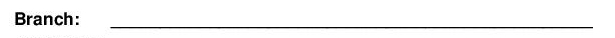
#> input picture Photos/Branch.jpg, 615 x 38 px; its folder holds only this picture in this run
$ python -i squares.py   (imports and definitions only)   (older library calls are emulated)
#> lines starting #> are read from the running program, lines starting #| are printed output that depends on the picture
#> further down, picture is the input picture: shape (38, 615, 3); min 0, max 255, mean 244.2
#!/usr/bin/env python

'''
Simple "Square Detector" program.
Loads several images sequentially and tries to find squares in each image.
'''

# Python 2/3 compatibility
import sys
PY3 = sys.version_info[0] == 3

if PY3:
    xrange = range

import numpy as np
import cv2


def angle_cos(p0, p1, p2):
    d1, d2 = (p0-p1).astype('float'), (p2-p1).astype('float')
    return abs( np.dot(d1, d2) / np.sqrt( np.dot(d1, d1)*np.dot(d2, d2) ) )

def find_squares(img):
    img = cv2.GaussianBlur(img, (5, 5), 0)
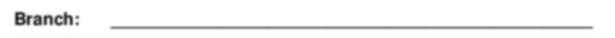
#> img: shape (38, 615, 3); min 34, max 255, mean 244.2
    squares = []
    for gray in cv2.split(img):
        for thrs in xrange(0, 255, 26):
            if thrs == 0:
                bin = cv2.Canny(gray, 0, 50, apertureSize=5)
                bin = cv2.dilate(bin, None)
            else:
                _retval, bin = cv2.threshold(gray, thrs, 255, cv2.THRESH_BINARY)
            bin, contours, _hierarchy = cv2.findContours(bin, cv2.RETR_LIST, cv2.CHAIN_APPROX_SIMPLE)
            for cnt in contours:
                cnt_len = cv2.arcLength(cnt, True)
                cnt = cv2.approxPolyDP(cnt, 0.02*cnt_len, True)
                if len(cnt) == 4 and cv2.contourArea(cnt) > 1000 and cv2.isContourConvex(cnt):
                    cnt = cnt.reshape(-1, 2)
                    max_cos = np.max([angle_cos( cnt[i], cnt[(i+1) % 4], cnt[(i+2) % 4] ) for i in xrange(4)])
                    if max_cos < 0.1:
                        squares.append(cnt)
#> this loop made 3 passes
#> after the loop, cnt = [[0, 0], [0, 37], [614, 37], [614, 0]]; max_cos = 0; squares = 27 items
    return squares

# [11 lines not run here, left out]

>>> import cv2
>>> picture = cv2.imread('Branch.jpg')
>>> result = find_squares(picture)
#> result = 27 items

$ run again, on Photos/Residential_address.jpg
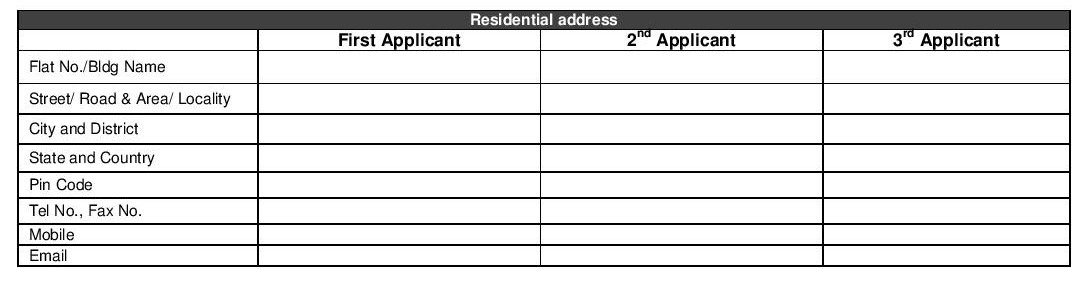
#> input picture Photos/Residential_address.jpg, 1090 x 285 px
#> picture is the input picture: shape (285, 1090, 3); min 0, max 255, mean 222.5
#> in find_squares, `img = cv2.GaussianBlur(img, (5, 5), 0)`:
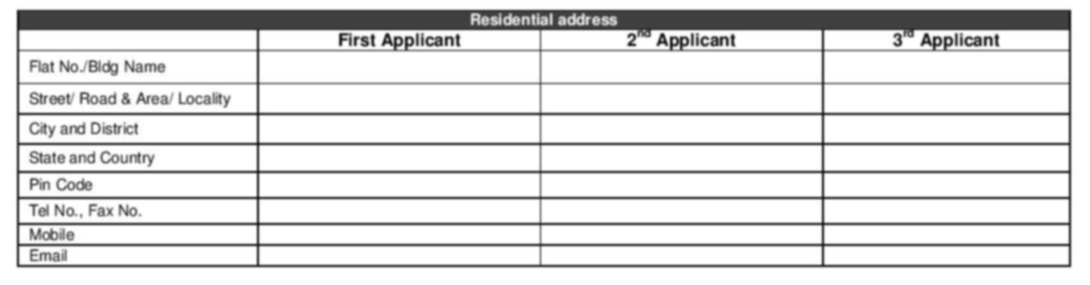
#> img: shape (285, 1090, 3); min 25, max 255, mean 222.5
#> the loop in find_squares, `for gray in cv2.split(img):` made 3 passes
